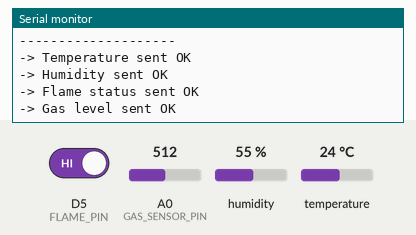
Simulated run of this sketch. Board: ESP8266 (NodeMCU). Parts: the last lines printed to the serial monitor. The inputs (shaded band) are chosen by the test bench; at power-on: D5 (FLAME_PIN) HIGH, humidity 55 %, A0 (GAS_SENSOR_PIN) = 512, temperature 24 °C. WiFi joins after 1.5 s; servers stay silent unless stated.

Above: at 2.7 s.
2.8 s: D5 (FLAME_PIN) driven LOW
14.1 s: humidity set to 22 %
At 18.55 s:
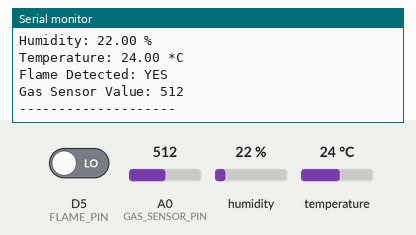
20.4 s: A0 (GAS_SENSOR_PIN) set to 716
At 24.33 s:
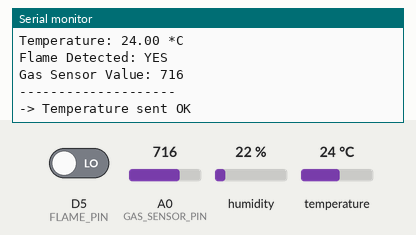
26.7 s: temperature set to 12 °C
At 30.11 s:
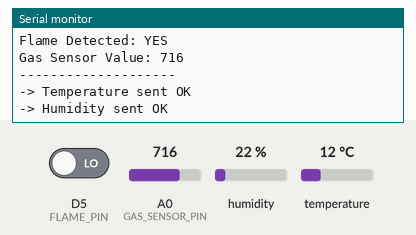
33.0 s: A0 (GAS_SENSOR_PIN) set to 900
At 35.89 s:
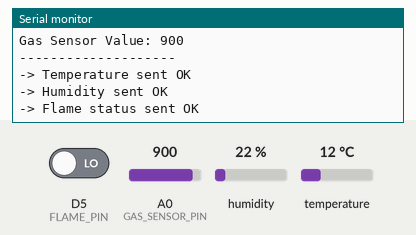
39.3 s: humidity set to 40 %
At 41.07 s:
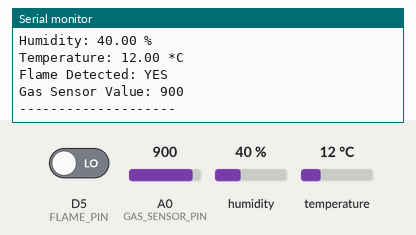
Timing chart, 0 to 42.6 s (numbered marks = the images above; inputs shaded):
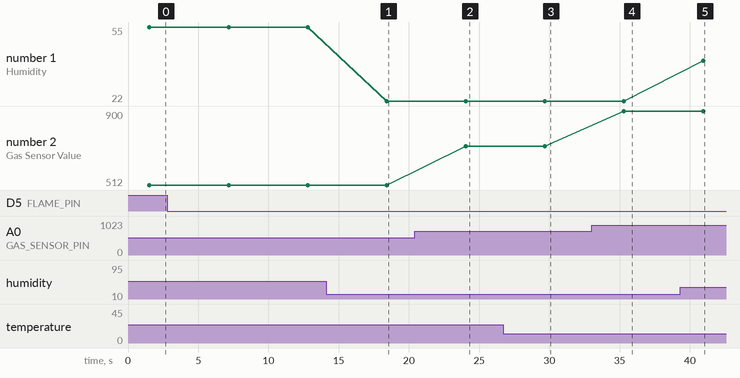

The sketch:

resqtech.ino
```cpp
/*********************************************************************************************************************
 * Description: This sketch reads data from DHT11 (Temperature & Humidity), a flame sensor, and an MQ-2 gas sensor.
 * It then sends these values to a Firebase Realtime Database using an ESP8266 (NodeMCU).
 *
 * THIS VERSION USES THE Firebase_ESP_Client.h and dht11.h LIBRARIES.
 *
 * Dependencies:
 * 1. ESP8266WiFi Library (comes with ESP8266 board support)
 * 2. Firebase ESP Client Library by Mobizt: https://github.com/mobizt/Firebase-ESP-Client
 * - In Arduino IDE, go to Sketch > Include Library > Manage Libraries... and search for "Firebase ESP Client".
 * 3. dht11 library by Dhruba Saha:
 * - In Arduino IDE, search for "dht11" by Dhruba Saha and install it.
 *
 * Hardware:
 * - ESP8266 (NodeMCU)
 * - DHT11 Temperature and Humidity Sensor
 * - Flame Sensor (with a digital output pin, DO)
 * - MQ-2 Gas Sensor (with an analog output pin, A0)
 *
 * Wiring:
 * - DHT11 Data Pin -> D4 on NodeMCU
 * - Flame Sensor DO Pin -> D5 on NodeMCU
 * - MQ-2 Sensor A0 Pin -> A0 on NodeMCU
 * - Connect VCC and GND of all sensors appropriately (e.g., to 3.3V/5V and GND on NodeMCU).
 *********************************************************************************************************************/

// --- Library Includes ---
#include <ESP8266WiFi.h>
#include <Firebase_ESP_Client.h>
#include "DHT.h"
// Provide the token generation process info.
#include "addons/TokenHelper.h"

// --- Firebase Configuration ---
// IMPORTANT: Replace with your Firebase Project API Key, Database URL, and User Credentials.
#define WIFI_SSID "FTTH-bsnl"
#define WIFI_PASSWORD "adavichira@1"
#define API_KEY "AIzaSyCwbAvPWJA9iPpJXFyb5osGHD001lT2ve0"
#define DATABASE_URL "resqtech-929a9-default-rtdb.firebaseio.com"
#define USER_EMAIL "andrewjos2004@gmail.com"
#define USER_PASSWORD "andrew@1"

// --- Sensor Pin Definitions ---
#define DHTPIN D4           // Digital pin connected to the DHT sensor
#define FLAME_PIN D5       // Digital pin connected to the flame sensor's DO
#define GAS_SENSOR_PIN A0  // Analog pin connected to the gas sensor's A0

#define DHTTYPE DHT11

// --- Global Object Declarations ---
DHT dht(DHTPIN, DHTTYPE);

// Define Firebase objects
FirebaseData fbdo;
FirebaseAuth auth;
FirebaseConfig config;

// Variable to hold the authentication status
bool firebase_auth_ok = false;

void setup() {
  // Start serial communication for debugging purposes
  Serial.begin(115200);
  Serial.println("\n--- ESP8266 Firebase Sensor Monitor (Firebase_ESP_Client) ---");

  // The dht11 library does not require a setup() call.

  // Set sensor pin modes
  pinMode(FLAME_PIN, INPUT);  // Flame sensor will provide an input signal

  // --- WiFi Connection ---
  WiFi.begin(WIFI_SSID, WIFI_PASSWORD);
  Serial.print("Connecting to WiFi");
  while (WiFi.status() != WL_CONNECTED) {
    Serial.print(".");
    delay(500);
  }
  Serial.println();
  Serial.print("Connected! IP Address: ");
  Serial.println(WiFi.localIP());

  // --- Firebase Initialization ---
  // Assign the API key
  config.api_key = API_KEY;

  // Assign the user account credentials for authentication
  auth.user.email = USER_EMAIL;
  auth.user.password = USER_PASSWORD;

  // Assign the RTDB URL
  config.database_url = DATABASE_URL;

  // Assign the callback function for the long running token generation task
  config.token_status_callback = tokenStatusCallback;  //see addons/TokenHelper.h

  // Initialize Firebase with the config and auth objects
  Firebase.begin(&config, &auth);
  Firebase.reconnectWiFi(true);
  dht.begin();
}

void loop() {
  // --- Check Firebase Authentication and Readiness ---
  if (Firebase.ready() && !firebase_auth_ok) {
    // This block runs once after Firebase is initialized and authenticated.
    firebase_auth_ok = true;
    Serial.println("Firebase is ready and authenticated.");
  }

  // Don't proceed if Firebase is not ready
  if (!firebase_auth_ok) {
    Serial.println("Waiting for Firebase authentication...");
    delay(2000);
    return;
  }

  // --- Read Sensor Data ---

  float humidity = dht.readHumidity();
  // Read temperature as Celsius (the default)
  float temperature = dht.readTemperature();


  // Read Flame Sensor (Digital Output)
  int flame_detected = !digitalRead(FLAME_PIN);

  // Read Gas Sensor (Analog Output)
  int gas_value = analogRead(GAS_SENSOR_PIN);

  // --- Print Sensor Values to Serial Monitor (for debugging) ---
  Serial.println("--------------------");
  Serial.print("Humidity: ");
  Serial.print(humidity);
  Serial.println(" %");
  Serial.print("Temperature: ");
  Serial.print(temperature);
  Serial.println(" *C");
  Serial.print("Flame Detected: ");
  Serial.println(flame_detected == 1 ? "YES" : "NO");
  Serial.print("Gas Sensor Value: ");
  Serial.println(gas_value);
  Serial.println("--------------------");


  // --- Prepare and Send Data to Firebase ---


  // Set Temperature
  if (Firebase.RTDB.setFloat(&fbdo, "/sensor_data/temperature", temperature)) {
    Serial.println("-> Temperature sent OK");
  } else {
    Serial.println("-> ERROR sending temperature: " + fbdo.errorReason());
  }

  // Set Humidity
  if (Firebase.RTDB.setFloat(&fbdo, "/sensor_data/humidity", humidity)) {
    Serial.println("-> Humidity sent OK");
  } else {
    Serial.println("-> ERROR sending humidity: " + fbdo.errorReason());
  }

  // Set Flame Detection
  if (Firebase.RTDB.setInt(&fbdo, "/sensor_data/flame_detected", flame_detected)) {
    Serial.println("-> Flame status sent OK");
  } else {
    Serial.println("-> ERROR sending flame status: " + fbdo.errorReason());
  }

  // Set Gas Level
  if (Firebase.RTDB.setInt(&fbdo, "/sensor_data/gas_level", gas_value)) {
    Serial.println("-> Gas level sent OK");
  } else {
    Serial.println("-> ERROR sending gas level: " + fbdo.errorReason());
  }

  // Wait for 5 seconds before sending the next batch of data.
  delay(5000);
}
```

Measured:
- after the input at 14.1 s, the serial monitor: prints a new line after 4.3 s (image 1)
- after the input at 20.4 s, the serial monitor: prints a new line after 3.6 s (image 2)
- after the input at 26.7 s, the serial monitor: prints a new line after 3.0 s (image 3)
- after the input at 33.0 s, the serial monitor: prints a new line after 2.3 s (image 4)
- after the input at 39.3 s, the serial monitor: prints a new line after 1.6 s (image 5)
- plotted number 1: 55 → 22 after the input at 14.1 s, 22 → 40 after the input at 39.3 s
- plotted number 2: 512 → 716 after the input at 20.4 s, 716 → 900 after the input at 33.0 s
